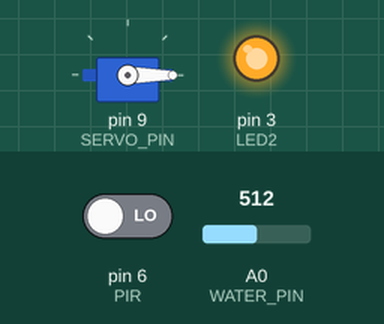
Simulated run of this sketch. Board: Arduino Uno, built with avr-gcc and run on an emulated ATmega328P. On the bench: servo, output pins drawn as LEDs (lit = HIGH). The inputs (shaded band) are chosen by the test bench; at power-on: A0 (WATER_PIN) = 512, pin 6 (PIR) LOW.

Above: at 1.2 s.
1.3 s: A0 (WATER_PIN) set to 590
2.8 s: A0 (WATER_PIN) set to 616
At 3.9 s:
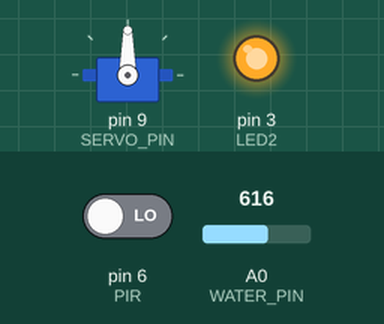
5.8 s: A0 (WATER_PIN) set to 509
7.3 s: A0 (WATER_PIN) set to 485
At 8.5 s:
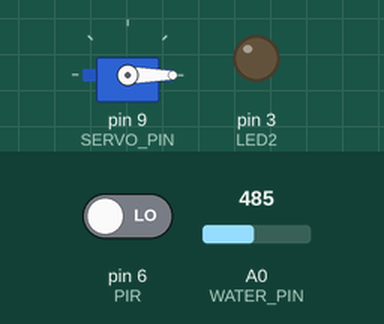
8.8 s: A0 (WATER_PIN) set to 716
At 9.7 s:
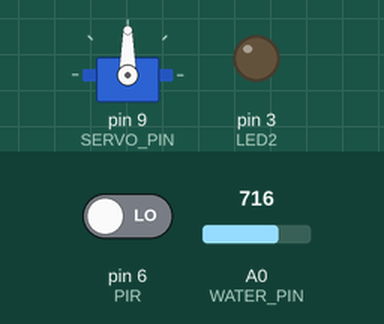
Timing chart, 0 to 11.3 s (numbered marks = the images above; inputs shaded):
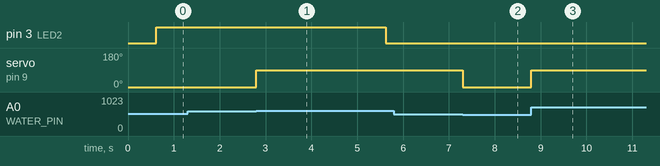

Measured:
- the behaviour switches between 606 and 607 on A0 (WATER_PIN) (found by bisection; images 0 and 1)
- the behaviour switches between 501 and 500 on A0 (WATER_PIN) (found by bisection; images 1 and 2)
- after the input at 1.3 s, every drawn part: stays the same
- after the input at 2.8 s, servo on pin 9 (SERVO_PIN): 0° → 90° at once
- after the input at 5.8 s, every drawn part: stays the same
- after the input at 7.3 s, servo on pin 9 (SERVO_PIN): 90° → 0° at once
- after the input at 8.8 s, servo on pin 9 (SERVO_PIN): 0° → 90° at once

The sketch:

PIR_LED.ino
```cpp
#include <Servo.h>

/*** ===== Configs ===== ***/
#define USE_BUTTON 0

// PIR: false = active-LOW (ที่คุณทดสอบได้), true = active-HIGH
const bool PIR_ACTIVE_HIGH = false;

// LED2 ค้างหลังเจอ motion (ms)
const unsigned long LED2_HOLD_MS = 5000;

/*** ตัวกรอง PIR ***/
const unsigned long REQ_ACTIVE_MS = 120;
const unsigned long REQ_IDLE_MS   = 200;
const unsigned long COOLDOWN_MS   = 500;

/*** ===== Pins ===== ***/
#define LED2       3
#define BTN        7
#define PIR        6
#define WATER_PIN  A0
#define SERVO_PIN  9

/*** ===== Button (toggle LED2) ===== ***/
#if USE_BUTTON
bool ledOn = false;
unsigned long lastDebounceTime = 0;
const unsigned long DEBOUNCE_MS = 50;
int lastReading = HIGH;
int stableState = HIGH;
#endif

/*** ===== PIR (auto LED2) ===== ***/
unsigned long lastMotionMs = 0;
bool pirLedOn = false;

// FSM กรองสัญญาณ PIR
enum PirFSM { P_IDLE, P_QUALIFY_ACTIVE, P_TRIGGERED, P_QUALIFY_IDLE };
PirFSM pstate = P_IDLE;
unsigned long pMark = 0, lastTrigger = 0;

/*** ===== Water Sensor → Servo (WET=90° / DRY=0°) ===== ***/
const int WET_TRIG = 600;   // >= เปียก
const int DRY_TRIG = 500;   // <= แห้ง (ต่ำกว่า WET_TRIG เพื่อทำฮิสเทอรีซิส)
const int DRY_POS  = 0;
const int WET_POS  = 90;

// EMA ลดสั่น
int waterEMA = 0;
const uint8_t EMA_ALPHA = 32;

// เก็บสถานะเปียก/แห้งปัจจุบัน
bool isWet = false;

Servo valve;

void setup() {
  pinMode(LED2, OUTPUT);
#if USE_BUTTON
  pinMode(BTN, INPUT_PULLUP);
#endif
  if (PIR_ACTIVE_HIGH) pinMode(PIR, INPUT);
  else                 pinMode(PIR, INPUT_PULLUP);

  digitalWrite(LED2, LOW);

  valve.attach(SERVO_PIN);
  valve.write(DRY_POS);  // เริ่มที่ 0°
  isWet = false;

  waterEMA = analogRead(WATER_PIN);
}

void loop() {
  unsigned long now = millis();

  /*** ===== Button (optional) ===== ***/
#if USE_BUTTON
  int reading = digitalRead(BTN);
  if (reading != lastReading) lastDebounceTime = now;
  if ((now - lastDebounceTime) > DEBOUNCE_MS) {
    if (reading != stableState) {
      stableState = reading;
      if (stableState == LOW) ledOn = !ledOn;
    }
  }
  lastReading = reading;
#endif

  /*** ===== PIR: filtered edge detection ===== ***/
  int pirRaw = digitalRead(PIR);
  bool motionLow  = (!PIR_ACTIVE_HIGH) && (pirRaw == LOW);
  bool motionHigh = (PIR_ACTIVE_HIGH)  && (pirRaw == HIGH);
  bool motionNow  = motionLow || motionHigh;

  switch (pstate) {
    case P_IDLE:
      if (now - lastTrigger >= COOLDOWN_MS) {
        if (motionNow) { pstate = P_QUALIFY_ACTIVE; pMark = now; }
      }
      break;
    case P_QUALIFY_ACTIVE:
      if (!motionNow) { pstate = P_IDLE; }
      else if (now - pMark >= REQ_ACTIVE_MS) {
        lastTrigger = now;
        lastMotionMs = now;
        pirLedOn = true;
        pstate = P_TRIGGERED;
      }
      break;
    case P_TRIGGERED:
      if (pirLedOn && (now - lastMotionMs >= LED2_HOLD_MS)) pirLedOn = false;
      if (now - lastTrigger >= COOLDOWN_MS) { pstate = P_QUALIFY_IDLE; pMark = now; }
      break;
    case P_QUALIFY_IDLE:
      if (motionNow) { lastTrigger = now; pstate = P_TRIGGERED; }
      else if (now - pMark >= REQ_IDLE_MS) { pstate = P_IDLE; }
      break;
  }

  /*** ===== คุม LED2 ===== ***/
#if USE_BUTTON
  if (ledOn) digitalWrite(LED2, HIGH);
  else       digitalWrite(LED2, pirLedOn ? HIGH : LOW);
#else
  digitalWrite(LED2, pirLedOn ? HIGH : LOW);
#endif

  /*** ===== Water Sensor → Servo (ฮิสเทอรีซิส: WET stays 90°, DRY stays 0°) ===== ***/
  int waterRaw = analogRead(WATER_PIN);
  waterEMA += ((int32_t)EMA_ALPHA * (waterRaw - waterEMA)) >> 8;

  // เปลี่ยนสถานะเฉพาะเมื่อ "ข้าม" ธรช. ฮิสเทอรีซิส เพื่อลดการกระพือของเซอร์โว
  if (!isWet && waterEMA >= WET_TRIG) {
    isWet = true;
    valve.write(WET_POS);    // ไป 90°
  } else if (isWet && waterEMA <= DRY_TRIG) {
    isWet = false;
    valve.write(DRY_POS);    // กลับ 0°
  }

  // (ออปชัน) delay(1);
}
```
